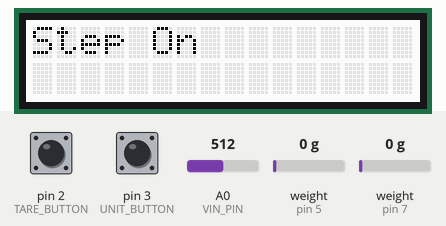
Bench run of a sketch on a simulated Arduino Uno, built with avr-gcc and run on an emulated ATmega328P. Parts: 16×2 character LCD. The test bench sets the inputs (shaded band); at power-on: pin 3 (UNIT_BUTTON) HIGH, A0 (VIN_PIN) = 512, pin 2 (TARE_BUTTON) HIGH, weight on the scale (sensors on pin 5, pin 7) 0 g.

Above: at 9.4 s.
9.5 s: pin 3 (UNIT_BUTTON) pulled LOW for 0.6 s
At 22.9 s:
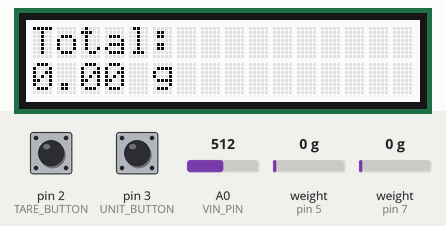
32.1 s: A0 (VIN_PIN) set to 10
At 33.8 s:
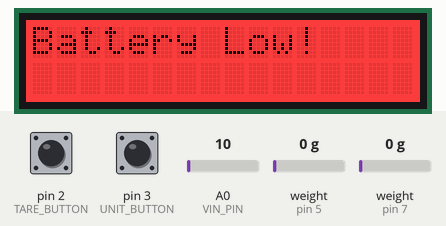
38.8 s: pin 3 (UNIT_BUTTON) pulled LOW for 1 s
At 52.6 s:
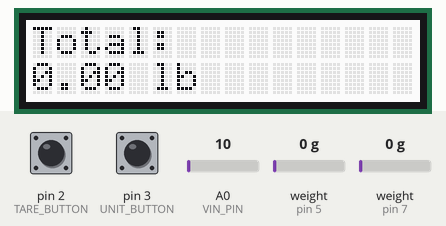
57.9 s: pin 2 (TARE_BUTTON) pulled LOW for 0.6 s
At 66.6 s:
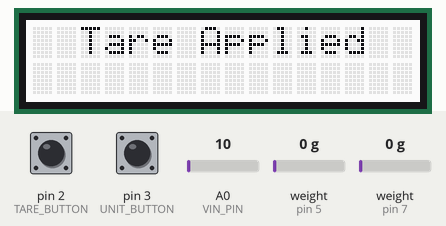
68.9 s: pin 3 (UNIT_BUTTON) pulled LOW for 0.6 s
At 81.9 s:
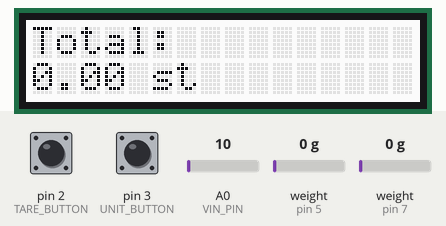
Timing chart, 0 to 83.4 s (numbered marks = the images above; inputs shaded):
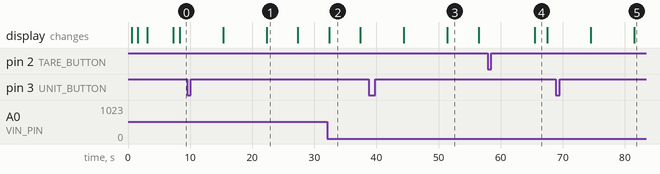

Measured:
- after the input at 9.5 s, the display: first differs from a run without the input after 12.8 s (image 1)
- after the input at 32.1 s, the display: changes after 0.27 s (image 2)
- after the input at 38.8 s, the display: first differs from a run without the input after 12.6 s (image 3)
- after the input at 57.9 s, the display: changes after 7.5 s (image 4)
- after the input at 68.9 s, the display: first differs from a run without the input after 12.6 s (image 5)
- what the display in image 1 shows lasts 5.1 s, from 22.3 s to 27.4 s
- what the display in image 4 shows lasts 2.1 s, from 65.4 s to 67.5 s

The sketch:

Equilibre_Code_V2.1.ino
```cpp
#include <HX711.h>
#include <Arduino.h>
#include <rgb_lcd.h>

/*
    Project Name: L'Equilibre
    Author: John Pritchard & Jeremy Antwi
    Date: 24/03/2025
    Version: 2.1

    Description:
      This code allows the user to weigh themselves and other items. This is done by taking the data from the load cells
      and converting it into the user's desired unit measurement (kilograms, grams, pounds, stone).
      The user has two buttons - one that can Tare the scale (reset reading to 0) and one that can
      change the measuremnt units.

      2.1 (27/03/2025): Rewrote the main logic. Takes the highest reading and displays it now in an attempt to prevent fluctuations.
      2.0 (27/03/2025): Hard coded the weight of the plate out. Not ideal, however it is functional.
      1.9 (24/03/2025): Added Check Battery Level method that displays a warning when value drops below a certain threshold. Added red backgrounds for the warnings. General organisation improvements of the code.
      1.8 (22/03/2025): Added Channel Change - allowing all 4 load cells to be read by alternating between Channel A to Channel B. Changed LCD Screen, so different library used.
      1.7 (21/03/2025): Added debounce on button interrupts to prevent false triggering. Fixed the issue where units button would sometimes trigger both Unit and Tare ISR.
      1.6 (29/02/2025):	Added overload warning when the measured value exceeds 190lbs.
      1.5 (29/02/2025):	Improved formatting of scale. Fixed bug where the "Tare Applied" message wouldn't show if used in an ISR. Used a flag variable instead.
      1.4 (28/02/2025): Got interrupts working. Problem caused by lack of libraries. Need to work on formatting of LCD.
      1.3 (20/02/2025): Implemented grams measurement to allow users to use the scales in more scenarios - such as weighing food (as per the brief).
      1.2 (15/02/2025): Implemented start screen.
      1.1 (14/02/2025): Added and refined main functionality of scale and buttons. The buttons could be further enhanced using interrupts.

    Hardware:
      - ATmega328 Arduino Uno Board
      - 2 Push Buttons (Pin 2 and 3)
      - 2 HX711 - scale_1 (Pin 6 and Pin 7) and scale_2 (Pin 4 and Pin 5)
      - 4 Load Cells (2 for each HX711)

*/

rgb_lcd lcd;

//Define HX711 connections
const int LOADCELL_DOUT_PIN_1 = 5;
const int LOADCELL_SCK_PIN_1 = 4;
const int LOADCELL_DOUT_PIN_2 = 7;
const int LOADCELL_SCK_PIN_2 = 6;

//Button Pins
const int TARE_BUTTON = 2;  //TARE Button
const int UNIT_BUTTON = 3;  //Unit Change Button

//Battery pin
const int VIN_PIN = A0;

//Create HX711 instances
HX711 scale_1;
HX711 scale_2;

//Variables to store initial weight
float initialWeight1 = 0;
float initialWeight2 = 0;

volatile int unitMode = 0;  //0 = kg, 1 = grams, 2 = lb, 3 = stone

volatile bool tareFlag = false;  //Flag to trigger tare function
bool batteryFlag = true;

//Calibration factors for each load cell - could be more accurate
const int calibrationFactor1A = 436.0181964;
const int calibrationFactor2A = 340.3532245;
const int calibrationFactor1B = 137.4632058;
const int calibrationFactor2B = 296.5721167;


// Conversion Constants
const float KG_TO_GRAMS = 1000;
const float KG_TO_LB = 2.20462;
const float KG_TO_STONE = 0.157473;

String unitStr = "";       //Stores the current unit
int decPlaces = 2;         //Decimal places for display (can be changed based on situation)

volatile unsigned long lastInterruptTime = 0;
const unsigned long debounceDelay = 200;

//Gain values for channels.
int channel_A = 64;
int channel_B = 32;

float division = 1;
float highest = 0;      //Stores highest value recorded

//Colours
byte red[3] = {255, 0, 0};
byte white[3] = {255, 255, 255};

float threshold = 20.0;     //If battery percentage goes below this number, a warning is displayed (Can be changed)

void setup() {
  //Initialise LCD screen
  Serial.begin(57600);
  lcd.begin(16, 2);

  //Initialise buttons and attach interrupts
  pinMode(TARE_BUTTON, INPUT_PULLUP);
  pinMode(UNIT_BUTTON, INPUT_PULLUP);
  attachInterrupt(digitalPinToInterrupt(TARE_BUTTON), ISR_TareSet, FALLING);
  attachInterrupt(digitalPinToInterrupt(UNIT_BUTTON), ISR_Unit, FALLING);

  start_screen();
  initialize_HX711_Modules();

  channel_change(channel_A);                  //Calibrate and tare scales in Channel A
  scale_1.set_scale(calibrationFactor1A);
  scale_2.set_scale(calibrationFactor2B);
  scale_1.tare();
  scale_2.tare();

  channel_change(channel_B);                  //Calibrate and tare scales in Channel B
  scale_1.set_scale(calibrationFactor1B);
  scale_2.set_scale(calibrationFactor2B);
  scale_1.tare();
  scale_2.tare();

  initialWeight1 = 0;
  initialWeight2 = 0;

  lcd.clear();
  delay(1000);
}


void loop() {
  if (tareFlag) {
    tareFunc();
    tareFlag = false;  //Reset flag
  }

  check_batteryLevel();

  lcd.clear();
  lcd.print("Step On");
  delay(7000);
  lcd.clear();
  lcd.print("Calculating");

  for (int x = 0; x < 10; x++){               //Repeats to get the highest value
    channel_change(channel_A);                //Get Channel A readings
    float channelA1 = measure_scale1();
    float channelA2 = measure_scale2();

    channel_change(channel_B);                //Get Channel B readings. Output scaled since Channel B has less gain
    float channelB1 = measure_scale1() * 2;
    float channelB2 = measure_scale2() * 2;

    float totalWeight = (channelA1 + channelA2 + channelB1 + channelB2);       //Total all readings from both HX711 and both Channels

    if (totalWeight > highest){
    highest = totalWeight;
    }
  }

  delay(3000);
  float displayWeight = highest -15.2;                //Takes weight of plate off
  if (unitMode == 0) {
      unitStr = "kg";
      division = 1;
  } else if (unitMode == 1) {
      displayWeight = (displayWeight * KG_TO_GRAMS);
      unitStr = "g";
      division = KG_TO_GRAMS;
  } else if (unitMode == 2) {
      displayWeight = (displayWeight * KG_TO_LB);
      unitStr = "lb";
      division = KG_TO_LB;
  } else if (unitMode == 3) {
      displayWeight = (displayWeight * KG_TO_STONE);
      unitStr = "st";
      division = KG_TO_STONE;
  }

  if ((displayWeight/division) > 190){			    //Converts back to kg for comparison (as a value in grams will appear much larger to the computer)
    overloadWarning();		  		                //When weight exceeds 190, warning is displayed
  } else {

    if (displayWeight < 0) displayWeight = 0;        //If displayWeight < 0, it becomes 0
    displayWeight = displayWeight / 2;

    lcd.clear();
    lcd.setRGB(white[0], white[1], white[2]);
    lcd.setCursor(0, 0);
    lcd.print("Total: ");
    lcd.setCursor(0, 1);
    lcd.print(displayWeight, decPlaces);		    //Prints display weight to 2dp (Can be changed to ndp at the top)
    lcd.print(" " + unitStr + " ");
    delay(5000);
    lcd.clear();

    lcd.print("Step Off");
    delay(5000);
    highest = 0;
  }
}


// Functions ----------------------------------

void start_screen() {
  delay(500);
  lcd.setCursor(2, 0);
  lcd.print("L'Equilibre");
  delay(1000);
  lcd.setCursor(7, 1);
  lcd.print(":)");
  delay(1500);
}

void initialize_HX711_Modules(){
  //Initialize HX711 A and B
  scale_1.begin(LOADCELL_DOUT_PIN_1, LOADCELL_SCK_PIN_1);
  scale_2.begin(LOADCELL_DOUT_PIN_2, LOADCELL_SCK_PIN_2);

  //Makes sure BOTH HX711 are connected.
  while (!(scale_1.is_ready() || scale_2.is_ready())) {
	  lcd.clear();
	  delay(500);
    lcd.print("~Connect HX711!~");
    delay(500);
  }
  //If both are connected, suitable message is given.
  lcd.clear();
  lcd.print("HX711 Ready!");
  delay(200);
}


void channel_change(int gain){   //Channel A = 64, Channel B = 32
  scale_1.set_gain(gain);
  scale_2.set_gain(gain);
}

float measure_scale1(){
  float returnValue = initialWeight1 + (scale_1.get_units(1) / 1000.0);
  if (returnValue < 0) returnValue = 0;
  return returnValue;
}

float measure_scale2(){
  float returnValue = initialWeight2 + (scale_2.get_units(1) / 1000.0);
  if (returnValue < 0) returnValue = 0;                                     //Prevent negative values
  return returnValue;
}

void overloadWarning() {
  lcd.clear();
  lcd.setRGB(red[0], red[1], red[2]);
  lcd.setCursor(0, 0);
  lcd.print("Overload Warning");
  lcd.setCursor(1, 1);
  lcd.print("Max: 190 lbs");
  delay(1000);

  //Reset Display
  lcd.clear();
  lcd.setRGB(white[0], white[1], white[2]);
}

void check_batteryLevel(){
  int VIN_reading = analogRead(VIN_PIN);    //Reads voltage put into A0

  float scaledVoltage = (VIN_reading / 1023.0) * 5;     //1023 is mapped to reference voltage (5v)
  float actualBatteryVoltage = scaledVoltage * 2;       //*2 due to voltage divider
  float percentage = (actualBatteryVoltage/4.5) * 100;

  if ((percentage < threshold) && (batteryFlag == true)){
    lcd.setRGB(red[0], red[1], red[2]);
    lcd.clear();
    lcd.setCursor(0, 0);
    lcd.print("Battery Low!");
    delay(5000);              //5 second delay to make sure the user is notified
    batteryFlag = false;      //Makes sure warning only happens once

    //Reset Display
    lcd.clear();
    lcd.setRGB(white[0], white[1], white[2]);
  }

  if (percentage >= 20){
    batteryFlag = true;       //Resets the warning if battery is charged/replaced
  }
}

void tareFunc() {
  //Tare both scales, reset initialWeight
  channel_change(channel_A);
  scale_1.tare();
  scale_2.tare();

  channel_change(channel_B);
  scale_1.tare();
  scale_2.tare();

  initialWeight1 = 0;
  initialWeight2 = 0;

  //Display this to the user
  lcd.clear();
  lcd.setCursor(2, 0);
  lcd.print("Tare Applied");
  delay(2000);
  lcd.clear();
}

// Interrupt Service Routines (ISRs) ----------

void ISR_TareSet() {
  unsigned long currentTime = millis();                         //Returns how long in ms the Arduino has been running
  if ((currentTime - lastInterruptTime) >= debounceDelay) {     //Debounce button to prevent two triggers

    tareFlag = true;                       //Set tare flag
    lastInterruptTime = currentTime;       //Update the last interrupt time
  }
}

void ISR_Unit() {
  unsigned long currentTime = millis();
  if ((currentTime - lastInterruptTime) >= debounceDelay) {    //Debounce button to prevent two triggers

    unitMode = (unitMode + 1) % 4;        //Cycle through 0-3 (inclusive) - each number represents a unit
    lastInterruptTime = currentTime;      //Update the last interrupt time
  }
}


/*
  ___     .__/\___________            .__.__  ._____.                    ___
 / _ \_/\ |  )/\_   _____/ ________ __|__|  | |__\_ |_________   ____   / _ \_/\
 \/ \___/ |  |  |    __)_ / ____/  |  \  |  | |  || __ \_  __ \_/ __ \  \/ \___/
          |  |__|        < <_|  |  |  /  |  |_|  || \_\ \  | \/\  ___/
          |____/_______  /\__   |____/|__|____/__||___  /__|    \___  >
                       \/    |__|                     \/            \/           		*/
```
